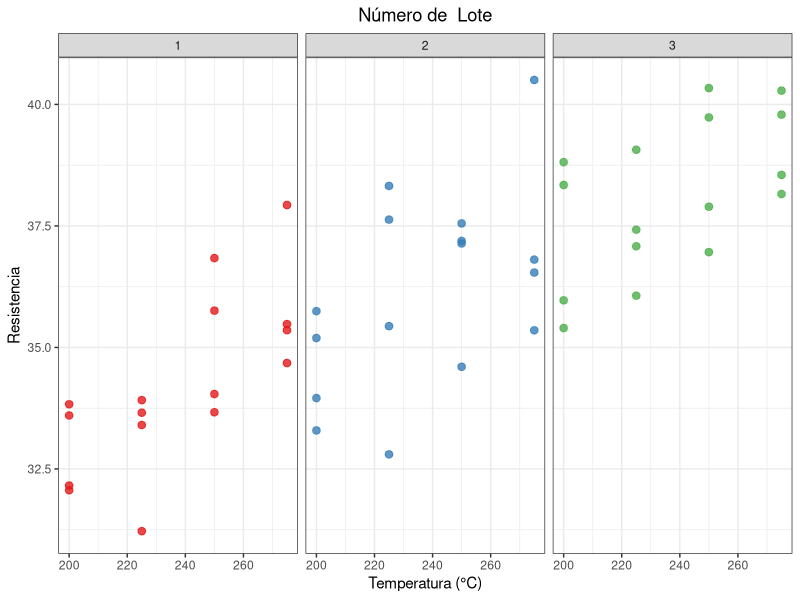
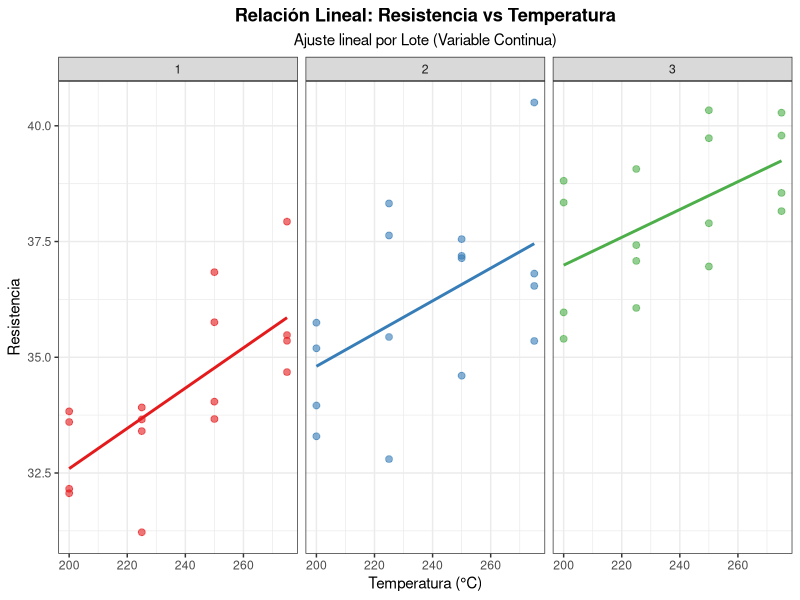
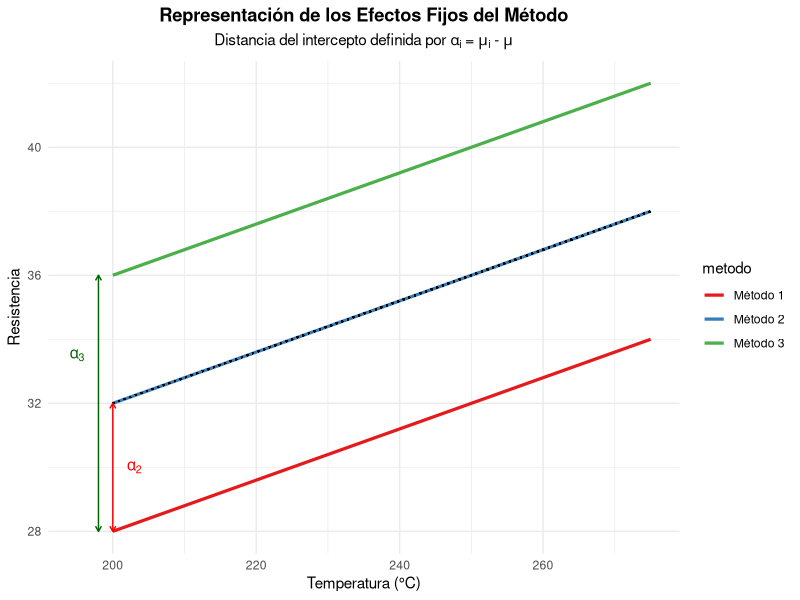
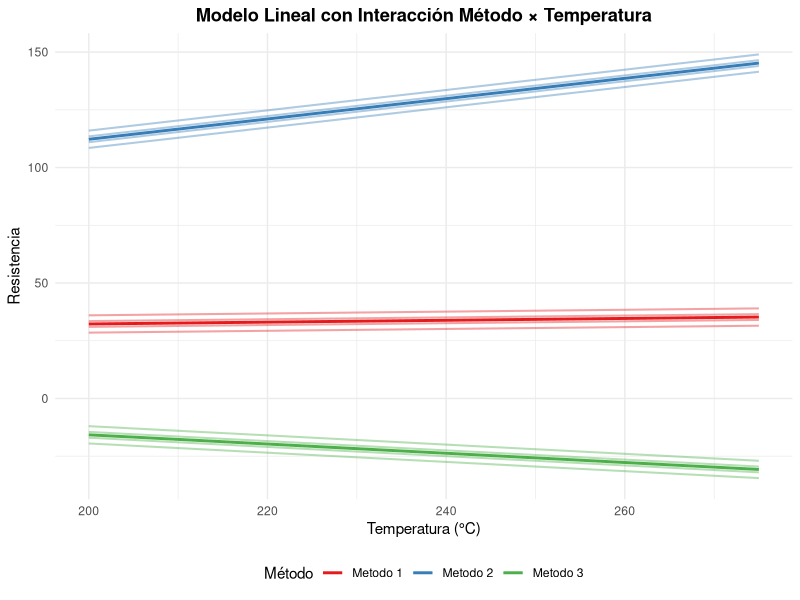
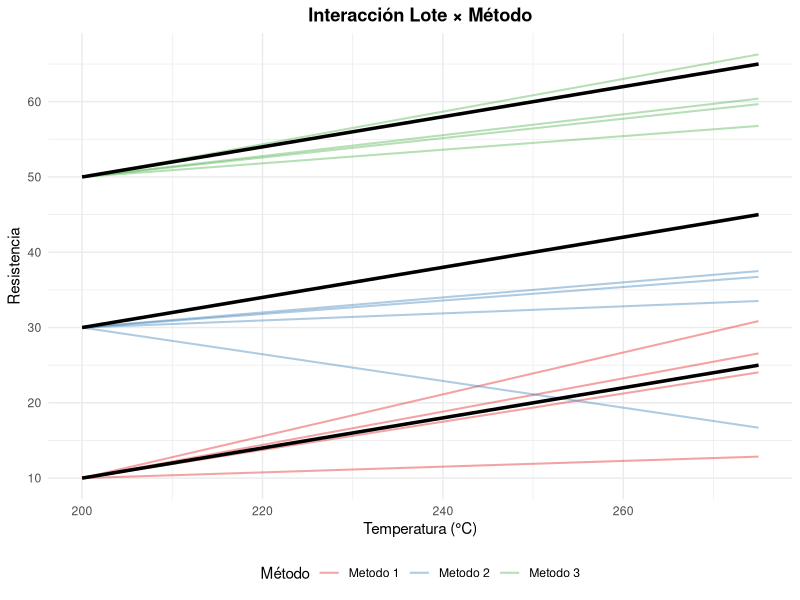
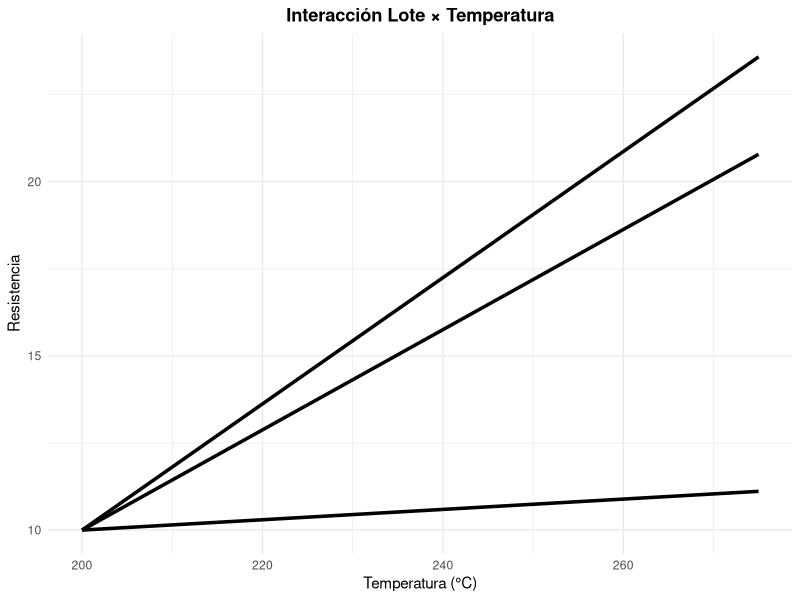

The R source for these figures, in order:
## ---- chunk 1
library(ggplot2)
library(dplyr)

# 1. Simulación de datos basada en image_664bac.png
set.seed(123)
temperaturas <- c(200, 225, 250, 275)
lotes <- c(1, 2, 3)
n_muestras <- 4 # Puntos por combinación

df_simulado <- expand.grid(
  temp = temperaturas,
  lote = as.factor(lotes),
  replica = 1:n_muestras
) %>%
  mutate(
    # Simulación de resistencia en el rango [26, 45]
    res = 25 + (as.numeric(lote) * 2) + (temp * 0.03) + rnorm(n(), 0, 1.5)
  )

# 2. Gráfico con colores por lote y sin medias
ggplot(df_simulado, aes(x = temp, y = res, color = lote)) +
  geom_point(size = 2.25, alpha = 0.8) + # Solo los puntos de datos
  facet_wrap(~ lote) + # Un panel por lote
  scale_color_manual(values = c("#E41A1C", "#377EB8", "#4DAF4A")) + # Colores personalizados
  labs(
    title = "Número de  Lote",
    x = "Temperatura (°C)",
    y = "Resistencia",
    color = "Lote"
  ) +
  theme_bw() +
  theme(legend.position = "none",plot.title = element_text(hjust = 0.5)) # Quitamos la leyenda porque ya está el título en el panel
## ---- chunk 2
ggplot(df_simulado, aes(x = temp, y = res, color = lote)) +
  geom_point(size = 2, alpha = 0.6) + # Puntos de datos observados
  
  # 2. Agregar la línea de regresión para el supuesto de linealidad
  # 'method = lm' ajusta un modelo lineal (y = a + bx)
  geom_smooth(method = "lm", se = FALSE, size = 1) + 
  
  facet_wrap(~ lote) +
  scale_color_manual(values = c("#E41A1C", "#377EB8", "#4DAF4A")) +
  labs(
    title = "Relación Lineal: Resistencia vs Temperatura",
    subtitle = "Ajuste lineal por Lote (Variable Continua)",
    x = "Temperatura (°C)",
    y = "Resistencia"
  ) +
  theme_bw() +
  theme(
    plot.title = element_text(hjust = 0.5, face = "bold"), # Título centrado y en negrita
    plot.subtitle = element_text(hjust = 0.5),            # Subtítulo centrado
    legend.position = "none"
  )
## ---- chunk 3
# 1. Definición de parámetros
mu <- 35
beta <- 0.08
alphas <- c(-4, 0, 4)
x_start <- 200 # Inicio del eje visible

df_lineas <- data.frame(
  temp = rep(seq(200, 275, length.out = 100), 3),
  metodo = rep(c("Método 1", "Método 2", "Método 3"), each = 100),
  alpha_val = rep(alphas, each = 100)
) %>%
  mutate(res = mu + alpha_val + (beta * (temp - 237.5)))

# 2. Gráfico con alpha en el intercepto (inicio del eje)
ggplot(df_lineas, aes(x = temp, y = res, color = metodo)) +
  geom_line(size = 1.1) +
  # Referencia de la Gran Media (Global Mean)
  geom_segment(aes(x = 200, xend = 275, y = mu + (beta * (200 - 237.5)), 
                   yend = mu + (beta * (275 - 237.5))), 
               color = "black", linetype = "dotted") +
  
  # --- MODIFICACIÓN DE PARÁMETROS PARA EL INTERCEPTO ---
  # Dibujamos las llaves justo en x = 200 (el intercepto del gráfico)
  annotate("segment", x = 200, xend = 200, y = 32, yend = 28, # Alpha 1
           arrow = arrow(ends = "both", length = unit(0.15, "cm")), color = "red") +
  annotate("text", x = 203, y = 30, label = "alpha[2]", parse = TRUE, color = "red") +
  
 annotate("segment", 
         x = 198, xend = 198,        # 'x' menor para que esté más atrás
         y = 36, yend = 28,          # 'y' menores para que esté abajo
         arrow = arrow(ends = "both", length = unit(0.15, "cm")), 
         color = "darkgreen") +
 annotate("text", 
         x = 195,                    # 'x' un poco antes del segmento para no traslapar
         y = 33.5,                     # 'y' central entre 32 y 28
         label = "alpha[3]", 
         parse = TRUE, 
         color = "darkgreen")+
  
  scale_color_manual(values = c("#E41A1C", "#377EB8", "#4DAF4A")) +
  labs(
    title = "Representación de los Efectos Fijos del Método",
    subtitle = expression(paste("Distancia del intercepto definida por ", alpha[i], " = ", mu[i], " - ", mu)),
    x = "Temperatura (°C)",
    y = "Resistencia"
  ) +
  theme_minimal() +
  theme(plot.title = element_text(hjust = 0.5, face = "bold"),
        plot.subtitle = element_text(hjust = 0.5))
## ---- chunk 4
# 1. Simulación de datos con Interacción (Pendientes diferentes)
set.seed(2026)
temp_cont <- seq(200, 275, length.out = 50)
metodos <- c("Metodo 1", "Metodo 2", "Metodo 3")

df_interaccion <- expand.grid(
  temp = temp_cont,
  metodo = metodos,
  lote_id = 1:4
) %>%
  mutate(
    lote_unico = as.factor(paste(metodo, "Lote", lote_id)),
    # INTERACCIÓN: Cada método tiene una pendiente (beta) distinta
    beta = case_when(
      metodo == "Metodo 1" ~ 0.04,
      metodo == "Metodo 2" ~ 0.44, # Pendiente más pronunciada
      metodo == "Metodo 3" ~ -0.20 # Pendiente negativa
    ),
    # Efecto del lote (desplazamiento vertical constante = no interacción lote x temp)
    efecto_lote = lote_id * 2.5,
    # Resultado lineal exacto (sin ruido para que sean líneas rectas puras)
    res = 18 + efecto_lote + (beta * temp)
  )

# 2. Cálculo de la línea de la media por método
df_medias <- df_interaccion %>%
  group_by(metodo, temp) %>%
  summarise(res_media = mean(res), .groups = 'drop')

# 3. Gráfico Único
ggplot() +
  # Líneas de los Lotes (delgadas, color según método)
  geom_line(data = df_interaccion, 
            aes(x = temp, y = res, color = metodo, group = lote_unico), 
            size = 0.7, alpha = 0.4) +
  
  # LÍNEAS DE LA MEDIA (más gruesas y de un color sólido para contrastar)
  # Usamos 'grey20' o un color oscuro para que resalte sobre los colores de los lotes
  geom_line(data = df_medias, 
            aes(x = temp, y = res_media, group = metodo, color = metodo), 
            size = 1) +
  
  # Estética y Etiquetas
  scale_color_manual(values = c("Metodo 1" = "#E41A1C", 
                                "Metodo 2" = "#377EB8", 
                                "Metodo 3" = "#4DAF4A")) +
  labs(
    title = "Modelo Lineal con Interacción Método × Temperatura",
    x = "Temperatura (°C)",
    y = "Resistencia",
    color = "Método"
  ) +
  theme_minimal() +
  theme(
    plot.title = element_text(hjust = 0.5, face = "bold"),
    plot.subtitle = element_text(hjust = 0.5),
    legend.position = "bottom"
  )
## ---- chunk 5
# 1. Simulación (Mantenemos tu lógica exacta)
set.seed(2026)
temp_cont <- seq(200, 275, length.out = 50)
metodos <- c("Metodo 1", "Metodo 2", "Metodo 3")
lotes_por_metodo <- 1:4

df_pendientes <- expand.grid(
  temp = temp_cont,
  metodo = metodos,
  lote_id = lotes_por_metodo
) %>%
  group_by(metodo, lote_id) %>%
  mutate(
    lote_unico = as.factor(paste(metodo, "Lote", lote_id)),
    beta_base = 0.20,
    beta_lote = rnorm(1, mean = 0, sd = 0.15), 
    beta_final = beta_base + beta_lote,
    efecto_metodo = case_when(
      metodo == "Metodo 1" ~ 10,
      metodo == "Metodo 2" ~ 30,
      metodo == "Metodo 3" ~ 50
    ),
    res = efecto_metodo + (beta_final * (temp - 200))
  ) %>%
  ungroup()

# 2. SOLUCIÓN AL ERROR: Crear un dataframe de medias INDEPENDIENTE
# Esto garantiza que las líneas negras sean perfectamente paralelas (Pendiente = 0.20)
df_medias_p <- expand.grid(
  temp = temp_cont,
  metodo = metodos
) %>%
  mutate(
    efecto_metodo = case_when(
      metodo == "Metodo 1" ~ 10,
      metodo == "Metodo 2" ~ 30,
      metodo == "Metodo 3" ~ 50
    ),
    res_media = efecto_metodo + (0.20 * (temp - 200)) # Pendiente fija
  )

# 3. Gráfico Único
ggplot() +
  # Líneas de los lotes (Divergentes)
  geom_line(data = df_pendientes, 
            aes(x = temp, y = res, color = metodo, group = lote_unico), 
            size = 0.7, alpha = 0.4) +
  
  # Líneas de la MEDIA (Negras y PARALELAS)
  geom_line(data = df_medias_p, 
            aes(x = temp, y = res_media, group = metodo), 
            color = "black", size = 1.2) +
  
  scale_color_manual(values = c("Metodo 1" = "#E41A1C", 
                                "Metodo 2" = "#377EB8", 
                                "Metodo 3" = "#4DAF4A")) +
  labs(
    title = "Interacción Lote × Método",
    x = "Temperatura (°C)",
    y = "Resistencia",
    color = "Método"
  ) +
  theme_minimal() +
  theme(
    plot.title = element_text(hjust = 0.5, face = "bold"),
    plot.subtitle = element_text(hjust = 0.5),
    legend.position = "bottom"
  )
## ---- chunk 6
# 1. Simulación de datos: Interacción Lote x Temperatura
set.seed(2026)
temp_cont <- seq(200, 275, length.out = 50)
metodos <- c("Metodo 1", "Metodo 2", "Metodo 3")
lotes_por_metodo <- 1:4
df_pendientes <- expand.grid(
  temp = temp_cont,
  metodo = metodos,
  lote_id = lotes_por_metodo
) %>%
  group_by(metodo, lote_id) %>%
  mutate(
    lote_unico = as.factor(paste(metodo, "Lote", lote_id)),
    # 1. NO INTERACCIÓN MÉTODO x TEMP: Pendiente base igual para todos

    beta_base = 0.20,
    # 2. INTERACCIÓN LOTE x TEMP: Variación en pendiente (beta)
    # Aumentamos el sd para que se note la diferencia de inclinación
    beta_lote = rnorm(1, mean = 0, sd = 0.15), 
    beta_final = beta_base + beta_lote,
    # Efecto del Método (Intercepto fijo por método)

    efecto_metodo = case_when(
      metodo == "Metodo 1" ~ 10,
      metodo == "Metodo 2" ~ 10,
      metodo == "Metodo 3" ~ 10
    ),
    # Resultado lineal: Todos los lotes de un método comparten el mismo intercepto
    # pero difieren en su pendiente (beta_final)
    res = efecto_metodo + (beta_final * (temp - 200))
  ) %>%
  ungroup()
# 2. Cálculo de la línea de la media por método
df_medias_p <- df_pendientes %>%
  group_by(metodo, temp) %>%
  summarise(res_media = mean(res), .groups = 'drop')
# 3. Gráfico Único
ggplot() +  # Líneas de los Lotes (Mismo origen, distinta pendiente)
  # geom_line(data = df_pendientes, 
  #           aes(x = temp, y = res, color = metodo, group = lote_unico), 
  #           size = 0.7, alpha = 0.4) +
  # Líneas de la MEDIA (
  geom_line(data = df_medias_p, 
            aes(x = temp, y = res_media, group = metodo), 
            color = "black", size = 1.2) +
  #scale_color_manual(values = c("Metodo 1" = "#E41A1C", "Metodo 2" = "#377EB8", "Metodo 3" = "#4DAF4A")) +
  labs(
    title = "Interacción Lote × Temperatura",
    x = "Temperatura (°C)",
    y = "Resistencia",
    color = "Método"
  ) +
  theme_minimal() +
  theme(
    plot.title = element_text(hjust = 0.5, face = "bold"),
    plot.subtitle = element_text(hjust = 0.5),
    legend.position = "bottom"
  )
